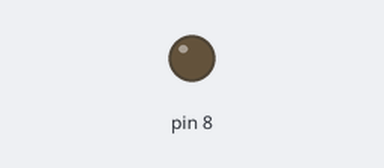
Simulated run of this sketch. Board: Arduino Uno, built with avr-gcc and run on an emulated ATmega328P. Parts: output pins drawn as LEDs (lit = HIGH).

Above: at 1.5 s.
At 6.15 s:
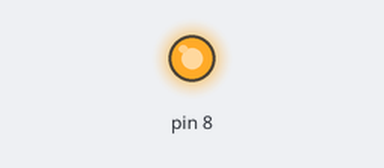
Timing chart, 0 to 7.1 s (numbered marks = the images above):
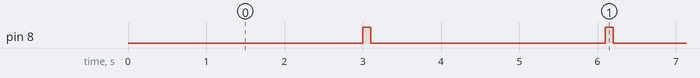

The sketch:

ELC3003.ino
```cpp
//Control an electric solenoid air valve with a 1-channel relay module

void setup() {

  pinMode(8, OUTPUT);
  digitalWrite(8, LOW);

}

void loop() {

  delay(3000);
  digitalWrite(8, HIGH);
  delay(100);
  digitalWrite(8, LOW);

}
```

Measured:
- by itself, pin 8: alternates HIGH for 0.10 s and LOW for 3.0 s
